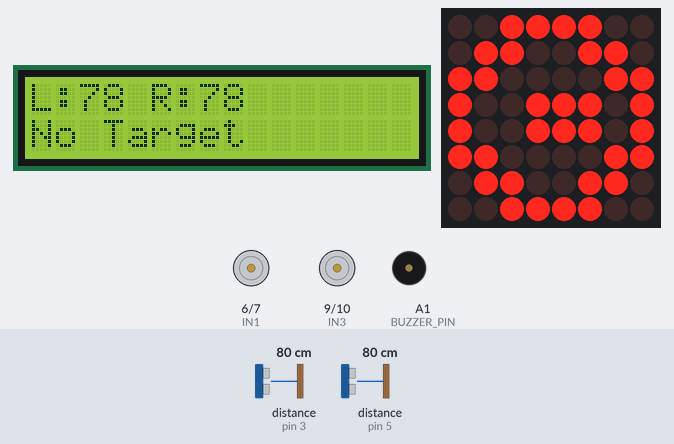
A sketch run on a simulated Arduino Uno, built with avr-gcc and run on an emulated ATmega328P. Shown: 16×2 character LCD, 8×8 LED matrix, motor-driver pin pairs drawn as motors (green arrow = first pin HIGH = forward, orange = second pin HIGH = backward, longer = more drive), buzzer (waves = sounding, pin HIGH). Wiring (inferred from the names in the program): 2 × ultrasonic range finder: trigger pin 2, echo pin 3 / trigger pin 4, echo pin 5. The inputs (shaded band) are chosen by the test bench; at power-on: distance to the obstacle (sensors on pin 3, pin 5) 80 cm. The echo pulse lasts 58.3 µs per cm; pins used as bus, display or sensor lines are not drawn; what the sketch prints to the serial monitor is not drawn.

Above: at 1.15 s.
1.4 s: distance to the obstacle (sensor on pin 3) set to 44 cm
At 3.4 s:
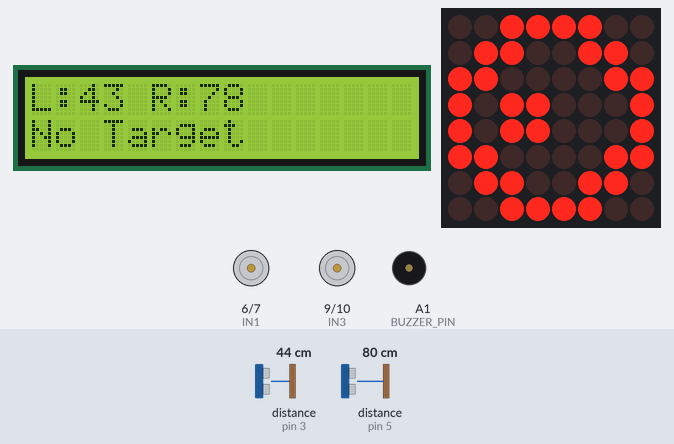
4.4 s: distance to the obstacle (sensor on pin 3) set to 37 cm
At 5.1 s:
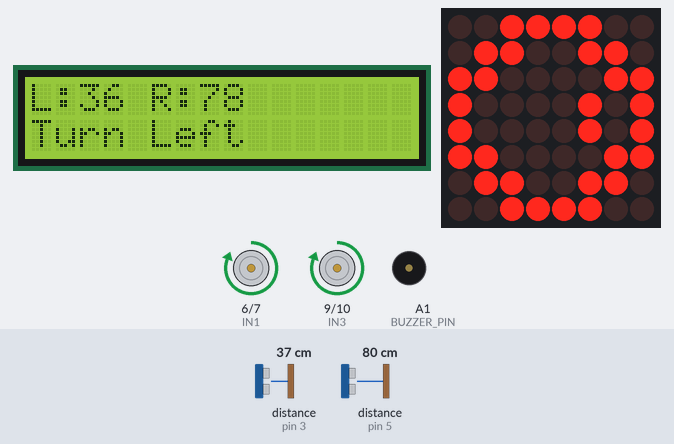
6.7 s: distance to the obstacle (sensor on pin 5) set to 43 cm
At 9.6 s:
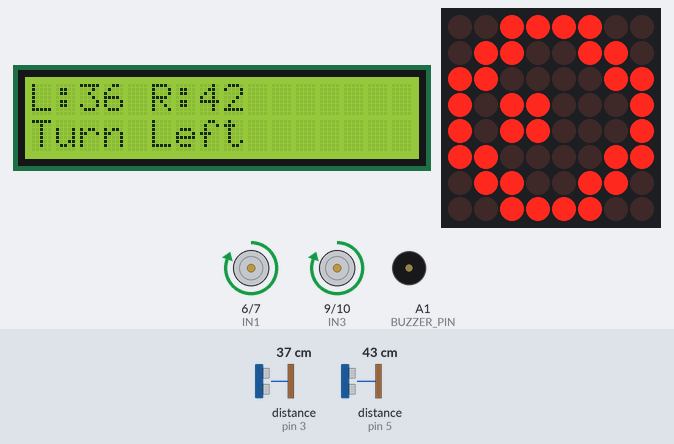
9.7 s: distance to the obstacle (sensor on pin 5) set to 35 cm
At 11.2 s:
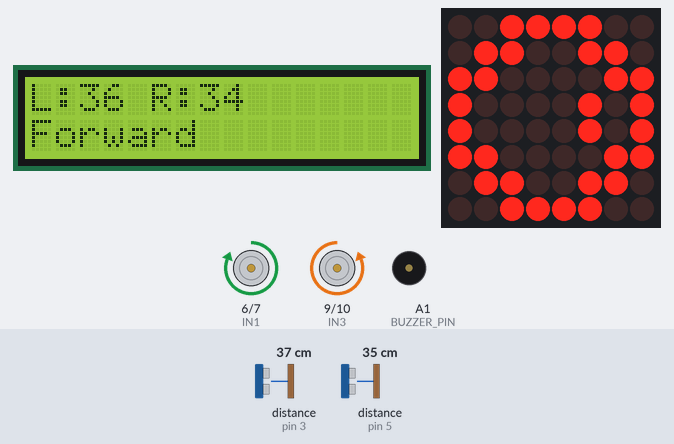
11.7 s: distance to the obstacle (sensor on pin 3) set to 60 cm
At 13.0 s:
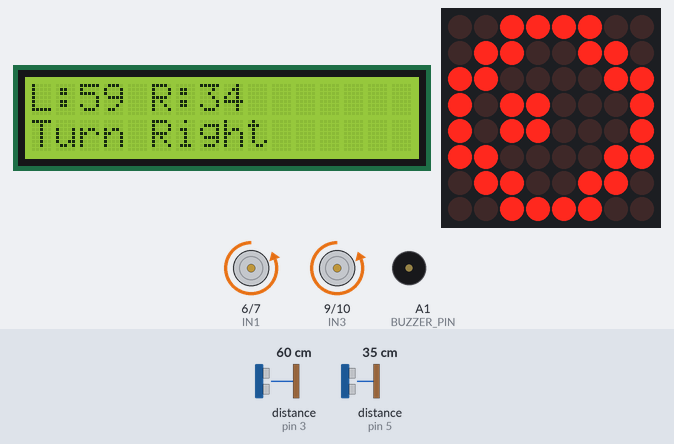
13.9 s: distance to the obstacle (sensor on pin 5) set to 13 cm
At 14.7 s:
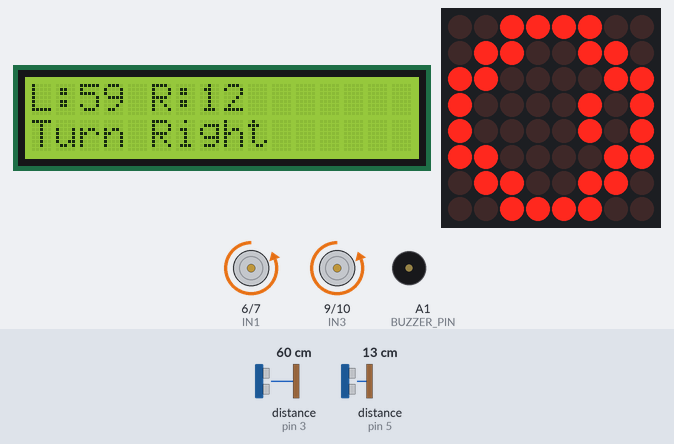
16.5 s: distance to the obstacle (sensor on pin 5) set to 10 cm
Timing chart, 0 to 19.5 s (numbered marks = the images above; inputs shaded):
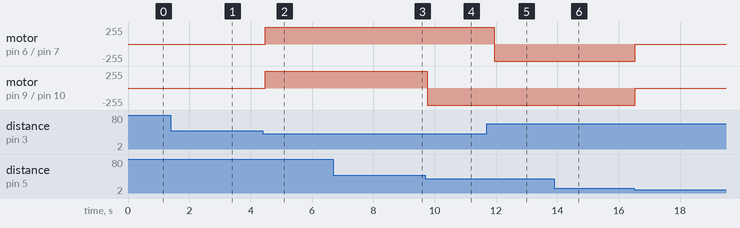

Measured:
- the behaviour switches between 41 and 40 cm on distance to the obstacle (sensor on pin 3) (found by bisection; images 1 and 2)
- the behaviour switches between 41 and 40 cm on distance to the obstacle (sensor on pin 5) (found by bisection; images 3 and 4)
- after the input at 4.4 s, motor on pin 6 (IN1) / pin 7 (IN2), motor on pin 9 (IN3) / pin 10 (IN4): stopped → forward 255/255 after 0.08 s; the display: first changes after 0.08 s (image 2 shows a later state)
- after the input at 9.7 s, motor on pin 9 (IN3) / pin 10 (IN4): forward 255/255 → backward 255/255 after 0.05 s; the display: first changes after 0.05 s (image 4 shows a later state)
- after the input at 11.7 s, motor on pin 6 (IN1) / pin 7 (IN2): forward 255/255 → backward 255/255 after 0.24 s; the display: first differs from a run without the input after 0.27 s (image 5 shows a later state)
- after the input at 16.5 s, motor on pin 6 (IN1) / pin 7 (IN2), motor on pin 9 (IN3) / pin 10 (IN4): backward 255/255 → stopped at once
- what the display in image 1 shows lasts 0.6 s, from 3.0 s to 3.6 s

The sketch:

Caterpillar.ino
```cpp
#include <Arduino.h>
#include <LiquidCrystal_I2C.h>   // Library for I2C LCD
#include <SPI.h>
#include <MFRC522.h>
#include "Sound.h"
#include "LedMatrix.h"

// I2C connections
// SDA -> A4
// SCL -> A5
LiquidCrystal_I2C lcd(0x27, 16, 2);  // LCD address and size

void printUid(const MFRC522::Uid &uid);
int measureDistance(int trigPin, int echoPin);
void moveForward();
void turnLeft();
void turnRight();
void stopMotors();
void updateDistanceDisplay(int distanceLeft, int distanceRight);
void applyMotionFromDistances(int distanceLeft, int distanceRight);
void readAndHandleRfid();

// Passive buzzer / speaker
// Wire: BUZZER_PIN -> (+) buzzer, other pin -> GND (optional 100-220Ω series resistor)
const uint8_t BUZZER_PIN = A1;

Sound buzzer(BUZZER_PIN);

// MAX7219 matrix pins.
// DIN and CLK are shared with SPI pins used by RC522.
const uint8_t MATRIX_DIN_PIN = 11;
const uint8_t MATRIX_CLK_PIN = 13;
const uint8_t MATRIX_CS_PIN = A2;
const uint8_t EYE_BRIGHTNESS = 0; // 0 (dimmest) to 15 (brightest)

EyeMatrix eye(MATRIX_DIN_PIN, MATRIX_CLK_PIN, MATRIX_CS_PIN);

// Ultrasonic sensor pins
const int trigLeft = 2;
const int echoLeft = 3;

const int trigRight = 4;
const int echoRight = 5;

// Motor driver pins (H-bridge)
constexpr uint8_t IN1 = 6;
constexpr uint8_t IN2 = 7;
constexpr uint8_t IN3 = 9;
constexpr uint8_t IN4 = 10;

const int followRange = 40;   // Maximum distance to follow (cm)
const int stopRange = 10;     // Minimum safe distance (cm)
const unsigned long CONTROL_INTERVAL_MS = 200;
unsigned long lastControlMs = 0;

// RC522 RFID
//Pins for RC522:
// SDA/SS -> D8
// RST    -> A0
// MOSI   -> D11
// MISO   -> D12
// SCK    -> D13
constexpr uint8_t RC522_SS_PIN  = 8;
constexpr uint8_t RC522_RST_PIN = A0;
MFRC522 rfid(RC522_SS_PIN, RC522_RST_PIN);

// Measure distance using ultrasonic sensor
int measureDistance(int trigPin, int echoPin) {

  digitalWrite(trigPin, LOW);
  delayMicroseconds(2);

  digitalWrite(trigPin, HIGH);
  delayMicroseconds(10);
  digitalWrite(trigPin, LOW);

  long duration = pulseIn(echoPin, HIGH);

  return static_cast<int>(duration * 0.034 / 2);
}

void setup() {

  Serial.begin(9600);

  lcd.init();
  lcd.backlight();

  pinMode(trigLeft, OUTPUT);
  pinMode(echoLeft, INPUT);

  pinMode(trigRight, OUTPUT);
  pinMode(echoRight, INPUT);

  pinMode(IN1, OUTPUT);
  pinMode(IN2, OUTPUT);
  pinMode(IN3, OUTPUT);
  pinMode(IN4, OUTPUT);

  buzzer.begin();
  eye.begin();
  eye.setBrightness(EYE_BRIGHTNESS);

  // Initialize RFID
  SPI.begin();
  rfid.PCD_Init();
  Serial.println("RC522 ready. Tap a tag/card...");
}


void loop() {

  eye.update();

  const unsigned long now = millis();
  if ((now - lastControlMs) >= CONTROL_INTERVAL_MS) {
    lastControlMs = now;

    const int distanceLeft = measureDistance(trigLeft, echoLeft);
    const int distanceRight = measureDistance(trigRight, echoRight);

    updateDistanceDisplay(distanceLeft, distanceRight);
    applyMotionFromDistances(distanceLeft, distanceRight);
  }

  readAndHandleRfid();
}

void updateDistanceDisplay(int distanceLeft, int distanceRight) {
  Serial.print("Left: ");
  Serial.print(distanceLeft);
  Serial.print(" cm | Right: ");
  Serial.print(distanceRight);
  Serial.println(" cm");

  lcd.setCursor(0,0);
  lcd.print("L:");
  lcd.print(distanceLeft);
  lcd.print(" R:");
  lcd.print(distanceRight);
  lcd.print("   "); // clears extra digits
}

void applyMotionFromDistances(int distanceLeft, int distanceRight) {
  if (distanceLeft <= stopRange || distanceRight <= stopRange) {
    Serial.println("Stop - Too Close");
    lcd.setCursor(0,1);
    lcd.print("Too Close     ");
    stopMotors();
    return;
  }

  if (distanceLeft < followRange && distanceRight < followRange &&
      distanceLeft > stopRange && distanceRight > stopRange) {
    Serial.println("Move Forward");
    lcd.setCursor(0,1);
    lcd.print("Forward       ");
    moveForward();
    return;
  }

  if (distanceLeft < distanceRight && distanceLeft < followRange) {
    Serial.println("Turn Left");
    lcd.setCursor(0,1);
    lcd.print("Turn Left     ");
    turnLeft();
    return;
  }

  if (distanceRight < distanceLeft && distanceRight < followRange) {
    Serial.println("Turn Right");
    lcd.setCursor(0,1);
    lcd.print("Turn Right    ");
    turnRight();
    return;
  }

  Serial.println("Idle");
  lcd.setCursor(0,1);
  lcd.print("No Target     ");
  stopMotors();
}

void readAndHandleRfid() {
  if (!rfid.PICC_IsNewCardPresent() || !rfid.PICC_ReadCardSerial()) {
    return;
  }

  Serial.print("UID: ");
  printUid(rfid.uid);
  Serial.println();

  rfid.PICC_HaltA();
  rfid.PCD_StopCrypto1();
}

// Motor movement functions
void moveForward() {

  digitalWrite(IN1, HIGH);
  digitalWrite(IN2, LOW);

  digitalWrite(IN3, LOW);
  digitalWrite(IN4, HIGH);
}

void turnLeft() {

  digitalWrite(IN1, HIGH);
  digitalWrite(IN2, LOW);

  digitalWrite(IN3, HIGH);
  digitalWrite(IN4, LOW);
}

void turnRight() {

  digitalWrite(IN1, LOW);
  digitalWrite(IN2, HIGH);

  digitalWrite(IN3, LOW);
  digitalWrite(IN4, HIGH);
}

void stopMotors() {

  digitalWrite(IN1, LOW);
  digitalWrite(IN2, LOW);

  digitalWrite(IN3, LOW);
  digitalWrite(IN4, LOW);
}

// Print UID function
void printUid(const MFRC522::Uid &uid) {
  for (byte i = 0; i < uid.size; i++) {
    if (uid.uidByte[i] < 0x10) Serial.print("0");
    Serial.print(uid.uidByte[i], HEX);
    if (i + 1 < uid.size) Serial.print(":");
  }
}
```

LedMatrix.h
```cpp
#ifndef LED_MATRIX_H
#define LED_MATRIX_H

#include <Arduino.h>

class LedControl;

class EyeMatrix {
public:
    EyeMatrix(uint8_t dataPin, uint8_t clkPin, uint8_t csPin, uint8_t deviceCount = 1);

    void begin();
    void setBrightness(uint8_t intensity);
    void update();

private:
    void renderFrame(float pupilPos);
    void setPupilPixel(uint8_t row, uint8_t col, float brightness);

    uint8_t _dataPin;
    uint8_t _clkPin;
    uint8_t _csPin;
    uint8_t _deviceCount;

    unsigned long _lastFrameMs;
    unsigned long _animationStartMs;
    uint8_t _ditherStep;
    uint8_t _intensity;
    LedControl* _driver;
};

#endif
```

Sound.h
```cpp
#ifndef Sound_H
#define Sound_H

#include <Arduino.h>

class Sound {
public:
    Sound(int pin); // Constructor
    void begin();
    void playMelody();

private:
    int _pin; // Private variable
};

#endif
```

LedMatrix.cpp
```cpp
#include "LedMatrix.h"

#include <LedControl.h>

namespace {

constexpr uint8_t DEVICE_INDEX = 0;
constexpr unsigned long FRAME_INTERVAL_MS = 30;
constexpr unsigned long SWEEP_PERIOD_MS = 3200;

// 1 bits form an 8x8 ring used as the eye sclera.
constexpr uint8_t RING_ROWS[8] = {
	0b00111100,
	0b01100110,
	0b11000011,
	0b10000001,
	0b10000001,
	0b11000011,
	0b01100110,
	0b00111100,
};

} // namespace

EyeMatrix::EyeMatrix(uint8_t dataPin, uint8_t clkPin, uint8_t csPin, uint8_t deviceCount)
	: _dataPin(dataPin),
	  _clkPin(clkPin),
	  _csPin(csPin),
	  _deviceCount(deviceCount),
	  _lastFrameMs(0),
	  _animationStartMs(0),
	  _ditherStep(0),
	  _intensity(8),
	  _driver(nullptr) {}

void EyeMatrix::begin() {
	_driver = new LedControl(_dataPin, _clkPin, _csPin, _deviceCount);
	_driver->shutdown(DEVICE_INDEX, false);
	_driver->setIntensity(DEVICE_INDEX, _intensity);
	_driver->clearDisplay(DEVICE_INDEX);

	_animationStartMs = millis();
	_lastFrameMs = 0;
	_ditherStep = 0;
}

void EyeMatrix::setBrightness(uint8_t intensity) {
	if (intensity > 15) {
		intensity = 15;
	}

	_intensity = intensity;
	if (_driver != nullptr) {
		_driver->setIntensity(DEVICE_INDEX, _intensity);
	}
}

void EyeMatrix::update() {
	if (_driver == nullptr) {
		return;
	}

	const unsigned long now = millis();
	if ((now - _lastFrameMs) < FRAME_INTERVAL_MS) {
		return;
	}
	_lastFrameMs = now;

	const float cycle = static_cast<float>((now - _animationStartMs) % SWEEP_PERIOD_MS) /
						static_cast<float>(SWEEP_PERIOD_MS);

	// Smooth left-right-left movement over one period.
	const float sweep = 0.5f - 0.5f * cosf(2.0f * PI * cycle);
	const float pupilPos = 2.0f + (2.0f * sweep); // top-left x in [2..4]

	renderFrame(pupilPos);
	_ditherStep = (_ditherStep + 1U) & 0x0F;
}

void EyeMatrix::renderFrame(float pupilPos) {
	for (uint8_t row = 0; row < 8; ++row) {
		_driver->setRow(DEVICE_INDEX, row, RING_ROWS[row]);
	}

	const uint8_t baseX = static_cast<uint8_t>(pupilPos);
	const float blendRight = pupilPos - static_cast<float>(baseX);
	const float blendLeft = 1.0f - blendRight;

	for (uint8_t row = 3; row <= 4; ++row) {
		for (uint8_t dx = 0; dx < 2; ++dx) {
			const uint8_t leftCol = static_cast<uint8_t>(baseX + dx);
			const uint8_t rightCol = static_cast<uint8_t>(baseX + dx + 1);

			setPupilPixel(row, leftCol, blendLeft);
			setPupilPixel(row, rightCol, blendRight);
		}
	}
}

void EyeMatrix::setPupilPixel(uint8_t row, uint8_t col, float brightness) {
	if (row > 7 || col > 7) {
		return;
	}

	const uint8_t threshold = static_cast<uint8_t>(brightness * 16.0f);
	const bool on = threshold > _ditherStep;
	_driver->setLed(DEVICE_INDEX, row, col, on);
}
```

Sound.cpp
```cpp
#include "Sound.h"


//TODO: figure out a better way to store the music data so multiple different melodies can be added into a single file and be called
// without having multiple class files for each one repeating the same code.

// Notes used by the melody (Hz)
static const uint16_t NOTE_G4 = 392;
static const uint16_t NOTE_A4 = 440;
static const uint16_t NOTE_B4 = 494;
static const uint16_t NOTE_C5 = 523;
static const uint16_t NOTE_D5 = 587;
static const uint16_t NOTE_E5 = 659;
static const uint16_t NOTE_F5 = 698;
static const uint16_t NOTE_G5 = 784;
static const uint16_t REST = 0;

static const uint16_t melody[] = {
    NOTE_A4, REST, NOTE_B4, REST, NOTE_C5, REST, NOTE_A4, REST,
    NOTE_D5, REST, NOTE_E5, REST, NOTE_D5, REST,

    NOTE_G4, NOTE_A4, NOTE_C5, NOTE_A4, NOTE_E5, NOTE_E5, REST,
    NOTE_D5, REST,

    NOTE_G4, NOTE_A4, NOTE_C5, NOTE_A4, NOTE_D5, NOTE_D5, REST,
    NOTE_C5, REST, NOTE_B4, NOTE_A4, REST,

    NOTE_G4, NOTE_A4, NOTE_C5, NOTE_A4, NOTE_C5, NOTE_D5, REST,
    NOTE_B4, NOTE_A4, NOTE_G4, REST, NOTE_G4, REST, NOTE_D5, REST, NOTE_C5, REST,

    NOTE_G4, NOTE_A4, NOTE_C5, NOTE_A4, NOTE_E5, NOTE_E5, REST,
    NOTE_D5, REST,

    NOTE_G4, NOTE_A4, NOTE_C5, NOTE_A4, NOTE_G5, NOTE_B4, REST,
    NOTE_C5, REST, NOTE_B4, NOTE_A4, REST,

    NOTE_G4, NOTE_A4, NOTE_C5, NOTE_A4, NOTE_C5, NOTE_D5, REST,
    NOTE_B4, NOTE_A4, NOTE_G4, REST, NOTE_G4, REST, NOTE_D5, REST, NOTE_C5, REST,

    NOTE_C5, REST, NOTE_D5, REST, NOTE_G4, REST, NOTE_D5, REST, NOTE_E5, REST,
    NOTE_G5, NOTE_F5, NOTE_E5, REST,

    NOTE_C5, REST, NOTE_D5, REST, NOTE_G4, REST
};

static const uint8_t durations[] = {
    8, 8, 8, 8, 8, 8, 8, 4,
    8, 8, 8, 8, 2, 2,

    8, 8, 8, 8, 2, 8, 8,
    2, 8,

    8, 8, 8, 8, 2, 8, 8,
    4, 8, 8, 8, 8,

    8, 8, 8, 8, 2, 8, 8,
    2, 8, 4, 8, 8, 8, 8, 8, 1, 4,

    8, 8, 8, 8, 2, 8, 8,
    2, 8,

    8, 8, 8, 8, 2, 8, 8,
    2, 8, 8, 8, 8,

    8, 8, 8, 8, 2, 8, 8,
    4, 8, 3, 8, 8, 8, 8, 8, 1, 4,

    2, 6, 2, 6, 4, 4, 2, 6, 2, 3,
    8, 8, 8, 8,

    2, 6, 2, 6, 2, 1
};

static_assert((sizeof(melody) / sizeof(melody[0])) == (sizeof(durations) / sizeof(durations[0])),
                            "melody and durations must have the same length");

Sound::Sound(int pin) {
    _pin = pin;
}

void Sound::begin() {
    pinMode(_pin, OUTPUT);
}

void Sound::playMelody() {
    const int size = sizeof(durations) / sizeof(durations[0]);

    for (int note = 0; note < size; note++) {
        const int duration = 1000 / durations[note];
        const uint16_t frequency = melody[note];

        if (frequency == REST) {
            noTone(_pin);
        } else {
            tone(_pin, frequency, duration);
        }

        const int pauseBetweenNotes = (int)(duration * 1.30);
        delay(pauseBetweenNotes);
        noTone(_pin);
    }
}
```
